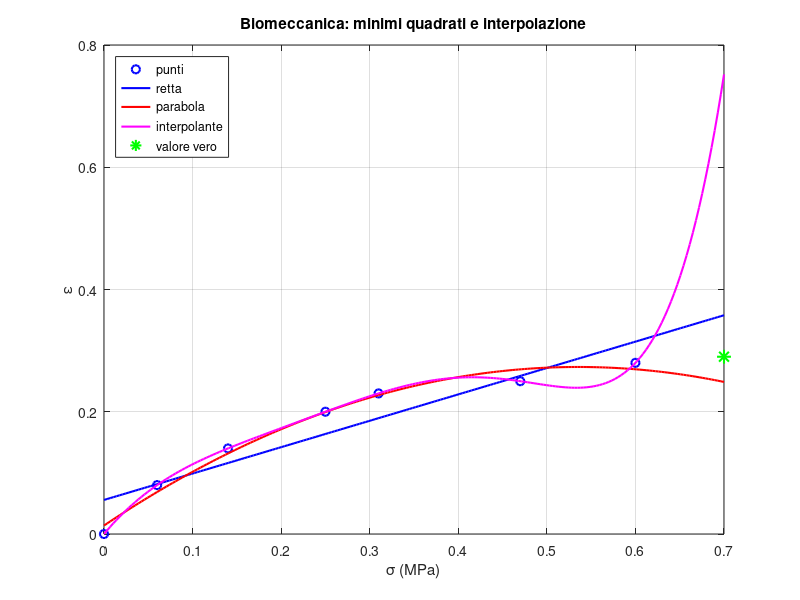

The MATLAB script that drew this image:
% ==========================================
% ESERCIZIO PROPOSTO: Biomeccanica - legame sforzo/deformazione di un disco intervertebrale
% ==========================================

clear; clc;  % Pulisco workspace e command window

% --- Parametri di input ---
sigma = [0 0.06 0.14 0.25 0.31 0.47 0.60];   % Sforzo (MPa)
defo  = [0 0.08 0.14 0.20 0.23 0.25 0.28];   % Deformazione corrispondente
sstima = 0.7;                                % Sforzo in cui voglio stimare la deformazione (MPa)
dvero = 0.29;                                % Deformazione osservata per sigma = 0.7
xx = linspace(0, sstima, 200);               % Punti fitti per disegnare i polinomi fino a 0.7
n = length(sigma);                           % Numero di dati sperimentali

% --- Punto 1: retta ai minimi quadrati (grado 1) ---
a1 = polyfit(sigma, defo, 1);                % Coefficienti della retta
yy1 = polyval(a1, xx);                       % Valori della retta sui punti del grafico
err1 = norm(polyval(a1, sigma) - defo);      % Radice della somma dei quadrati degli scarti nei dati
stima1 = polyval(a1, sstima);                % Stima di eps(0.7) con la retta

% --- Punto 2: parabola ai minimi quadrati (grado 2) ---
a2 = polyfit(sigma, defo, 2);                % Coefficienti della parabola
yy2 = polyval(a2, xx);                       % Valori della parabola sui punti del grafico
err2 = norm(polyval(a2, sigma) - defo);      % Radice della somma dei quadrati degli scarti nei dati
stima2 = polyval(a2, sstima);                % Stima di eps(0.7) con la parabola

% --- Punto 4 (slide 12): polinomio interpolante (grado n-1) ---
ai = polyfit(sigma, defo, n - 1);            % Grado n-1 = 6: passa per tutti i 7 punti (slide 10)
yyi = polyval(ai, xx);                       % Valori dell'interpolante sui punti del grafico
erri = norm(polyval(ai, sigma) - defo);      % Errore nei dati: ~0 (interpola)
stimai = polyval(ai, sstima);                % Stima di eps(0.7) con l'interpolante

% --- Punto 3: confronto e stampa dei risultati ---
fprintf('Biomeccanica: stima della deformazione per sigma = %g MPa (valore osservato: %g) \n\n', sstima, dvero);
fprintf('Retta:    eps(sigma) = %.4f*sigma + %.4f \n', a1);
fprintf('Parabola: eps(sigma) = %.4f*sigma^2 + %.4f*sigma + %.4f \n\n', a2);

fprintf('%-24s %18s %12s %16s \n', 'Polinomio', 'Errore nei dati', 'eps(0.7)', 'Scarto da 0.29');
fprintf('%-24s %18.2e %12.4f %16.4f \n', 'Retta MQ (grado 1)', err1, stima1, abs(stima1 - dvero));
fprintf('%-24s %18.2e %12.4f %16.4f \n', 'Parabola MQ (grado 2)', err2, stima2, abs(stima2 - dvero));
fprintf('%-24s %18.2e %12.4f %16.4f \n', sprintf('Interpolante (grado %d)', n - 1), erri, stimai, abs(stimai - dvero));

% --- Grafico ---
figure(1);
% 1. Disegno i punti sperimentali
plot(sigma, defo, 'bo', 'MarkerSize', 6, 'LineWidth', 1.5);
hold on;  % Mantengo la figura per aggiungere le altre curve

% 2. Disegno la retta, la parabola e l'interpolante
plot(xx, yy1, 'b-', 'LineWidth', 1.5);
plot(xx, yy2, 'r-', 'LineWidth', 1.5);
plot(xx, yyi, 'm-', 'LineWidth', 1.5);

% 3. Disegno il valore osservato (0.7, 0.29)
plot(sstima, dvero, 'g*', 'MarkerSize', 10, 'LineWidth', 1.5);
hold off;

% 4. Aggiungo titolo, etichette, legenda e griglia
title('Biomeccanica: minimi quadrati e interpolazione');
xlabel('\sigma (MPa)');
ylabel('\epsilon');
legend('punti', 'retta', 'parabola', 'interpolante', 'valore vero', 'Location', 'northwest');
grid on;

% --- Salvataggio del grafico per il README ---
cartella = fullfile(fileparts(mfilename('fullpath')), 'img');                         % Cartella img accanto allo script
if ~exist(cartella, 'dir'), mkdir(cartella); end                                       % La creo se non esiste
exportgraphics(figure(1), fullfile(cartella, 'biomeccanica.png'), 'Resolution', 150);  % Salvo il grafico
